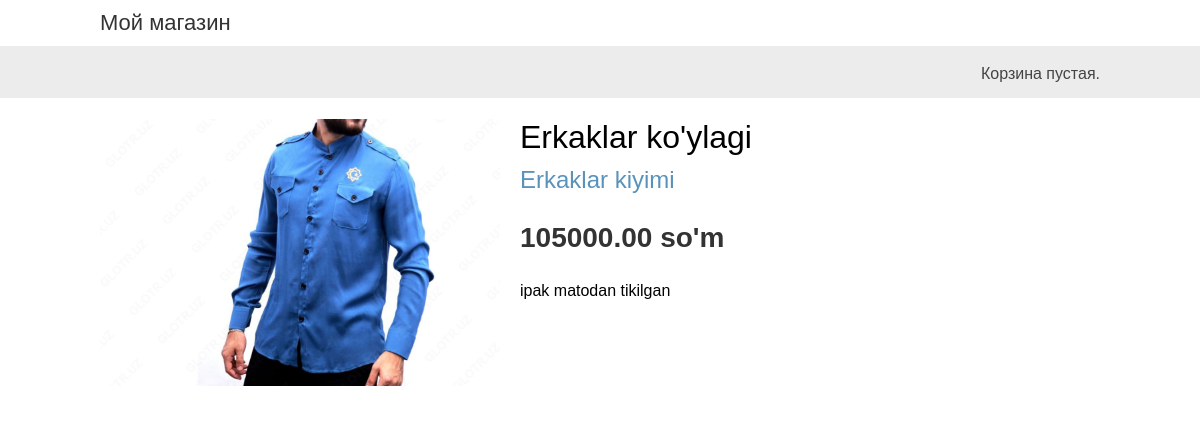
/1/erkaklar-koylagi, run on the app's committed database.
### myshop/models.py (models this page shows, shortened)
class Product(models.Model):
    category = models.ForeignKey(Category,
                                 related_name='products',
                                 on_delete=models.CASCADE)
    name = models.CharField(max_length=150, db_index=True)
    slug = models.CharField(max_length=150, db_index=True, unique=True)
    image = models.ImageField(upload_to='product/%Y/%m/%d', blank=True)
    description = models.TextField(max_length=1000, blank=True)
    price = models.DecimalField(max_digits=10, decimal_places=2)
    available = models.BooleanField(default=True)
    created = models.DateTimeField(auto_now_add=True)
    uploaded = models.DateTimeField(auto_now=True)
    class Meta:
        ordering = ('name',)
        verbose_name = 'Товар'
        verbose_name_plural = 'Товары'
        index_together = (('id', 'slug'), )

class Category(models.Model):
    name = models.CharField(max_length=100, db_index=True)
    slug = models.SlugField(max_length=100, unique=True)
    class Meta:
        ordering = ('name',)
        verbose_name = 'Категория'
        verbose_name_plural = 'Категории'
    def __str__(self):
        return self.name
    def get_absolute_url(self):
        return reverse('myshop:product_list_by_category', args=[self.slug])

### myshop/views.py (the view)
# urls.py: path('<int:id>/<slug:slug>', views.product_detail,
def product_detail(request, id, slug):
    product = get_object_or_404(Product, id=id, slug=slug, available=True)
    return render(request, 'shop/product/detail.html', {'product': product})

### myshop/templates/shop/product/detail.html (shortened to what this page needs)
{% extends "base.html" %}
{% load static %}
{% block content %}
<div class="product-detail">
    <img src="{% if product.image %}{{ product.image.url }}{% else %}
{% static 'img/no_image.png' %}{% endif %}">
    <h1>{{ product.name }}</h1>
    <h2>
        <a href="{{ product.category.get_absolute_url }}">{{product.category }}</a>
    </h2>
    <p class="price">{{ product.price }} so'm</p>
    {{ product.description|linebreaks }}
</div>
{% endblock %}

### myshop/static/css/base.css (style rules this page uses)
body { margin:0; padding:0; font-family:helvetica, sans-serif; }
h1, h2, h3, h4, h5 , h6 { font-family: 'Ubuntu', sans-serif; font-weight:normal; }
a { text-decoration:none; color:#5993bb; }
.product-detail { text-align:justify; }
.product-detail .price { color:#333; font-size:28px; font-weight:bold; }
.product-detail img { width:40%; float:left; padding:0 20px 20px 0; }
.product-detail h1 { margin-bottom:0; }
.product-detail h2 { margin-top:10px; }

### data on the page
Product: image (picture), name "Erkaklar ko'ylagi", category "Erkaklar kiyimi", price "105000.00", description "ipak matodan tikilgan"
